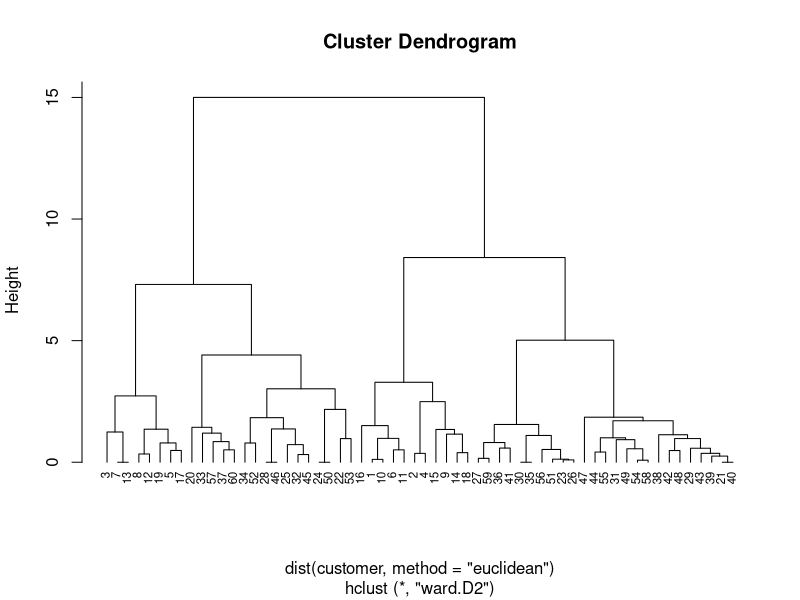
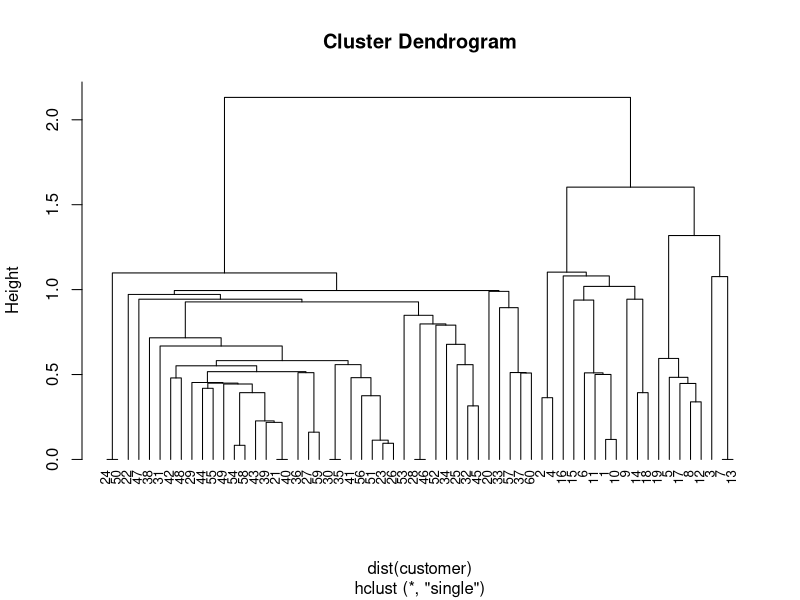
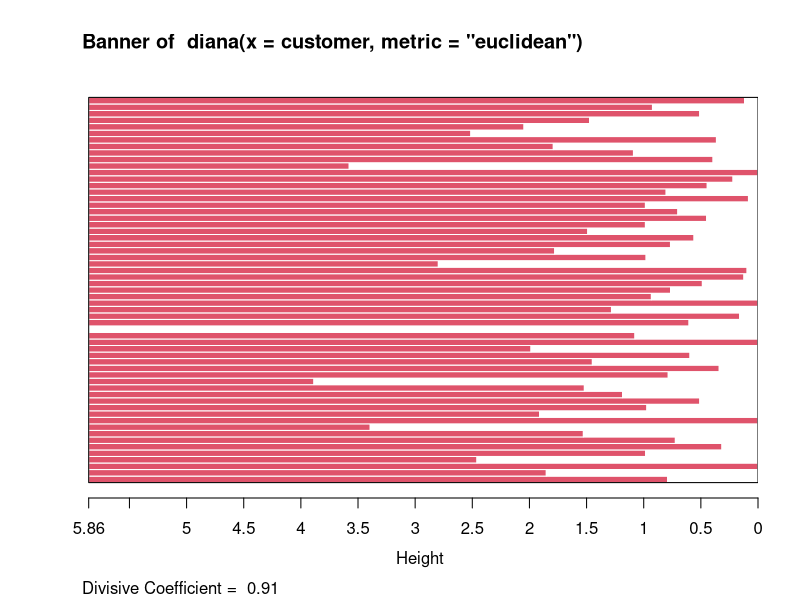
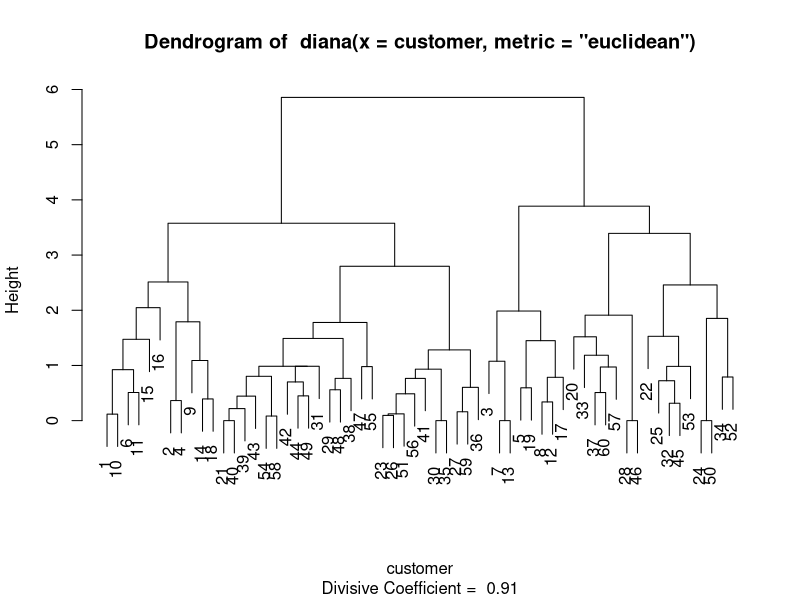
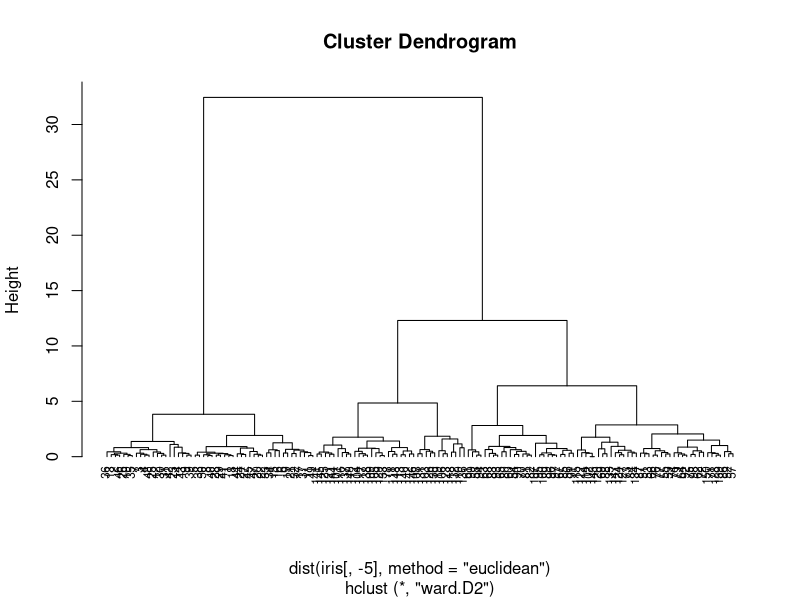
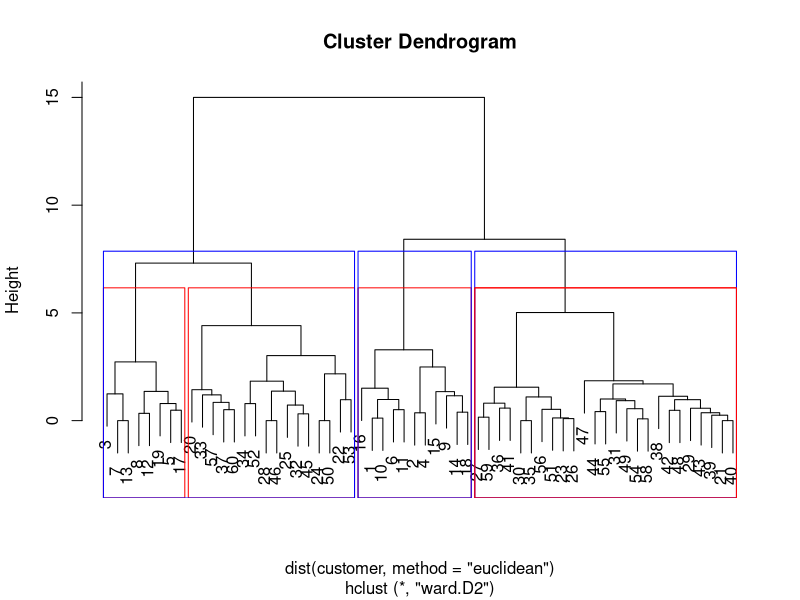
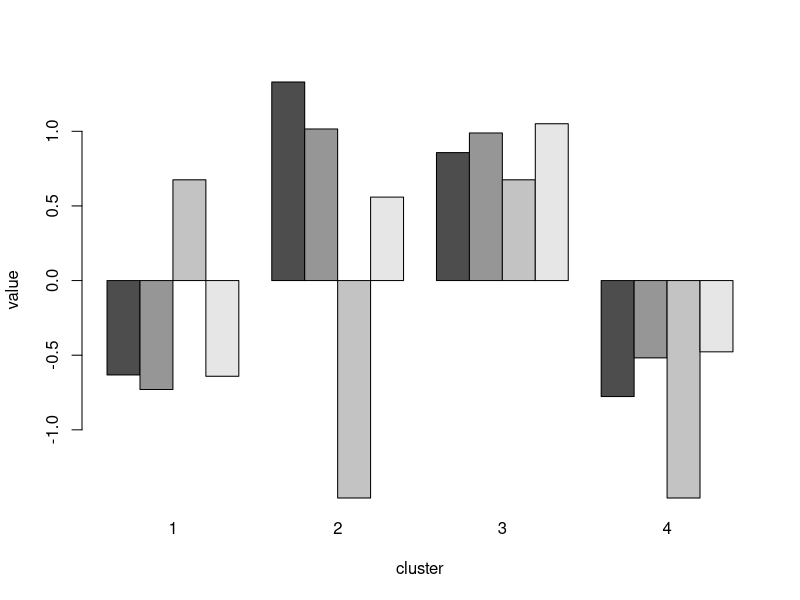
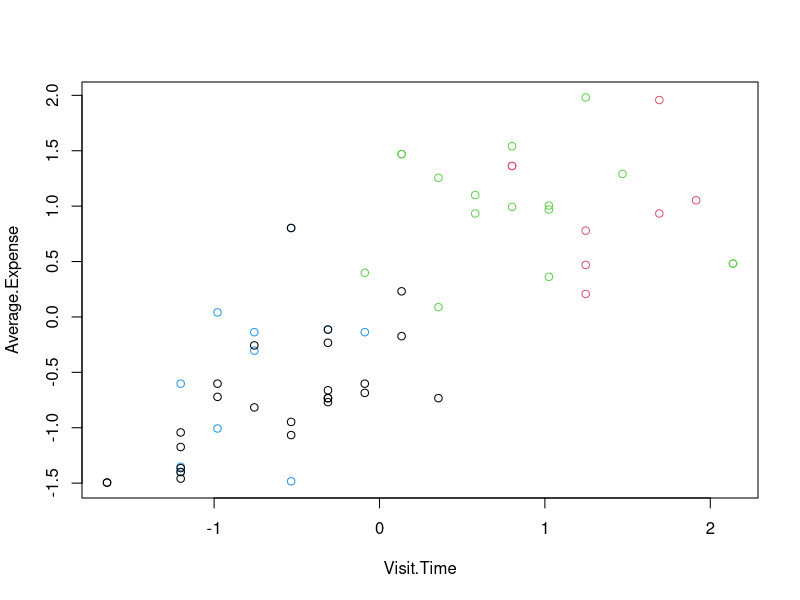

Source code (R) for these figures, in order:
## ---- chunk 1
x =c(0, 0, 1, 1, 1, 1)
y =c(1, 0, 1, 1, 0, 1)

#euclidean
?dist
rbind(x,y)

dist(rbind(x,y), method ="euclidean")
sqrt(sum((x-y)^2))
dist(rbind(x,y), method ="minkowski", p=2)

#city block
dist(rbind(x,y), method ="manhattan")
sum(abs(x-y))
dist(rbind(x,y), method ="minkowski", p=1)
## ---- chunk 2
# customer clustering
customer=read.csv('data/customer.csv',header=TRUE)
head(customer)
str(customer)

#數值變數作正規化
customer =scale(customer[,-1])
?scale

round(mean(customer[,1]),3)
round(sd(customer[,1]),3)

#聚合式
?hclust
hc=hclust(dist(customer, method="euclidean"), method="ward.D2")
plot(hc, hang =-0.01, cex=0.7)

hc3 =hclust(dist(customer), method="single")
plot(hc3, hang =-0.01, cex=0.8)

#分裂式
library(cluster)
#?diana
dv =diana(customer, metric ="euclidean")
summary(dv)
plot(dv)

# iris clustering
data(iris)
hc2=hclust(dist(iris[,-5], method="euclidean"), method="ward.D2")
plot(hc2, hang =-0.01, cex=0.7)
## ---- chunk 3
fit =cutree(hc, k =4)
fit
table(fit)
plot(hc)
rect.hclust(hc, k =4, border="red")
rect.hclust(hc, k =3, border="blue")
rect.hclust(hc, k = 4 , which =4, border="red")
## ---- chunk 4
str(customer)
set.seed(22)
fit =kmeans(customer, 4)
?kmeans

barplot(t(fit$centers), beside =TRUE,xlab="cluster", ylab="value")
?barplot
fit$centers
plot(customer, col=fit$cluster)
## ---- chunk 5
install.packages("cluster")
library(cluster)
clusplot(customer, fit$cluster, color=TRUE, shade=TRUE)

par(mfrow= c(1,2))
clusplot(customer, fit$cluster, color=TRUE, shade=TRUE)
rect(-0.7,-1.7, 2.2,-1.2, border = "orange", lwd=2)
clusplot(customer, fit$cluster, color = TRUE, xlim = c(-
0.7,2.2), ylim = c(-1.7,-1.2))


## ---- chunk 6
set.seed(22)
fit =kmeans(iris[,-5], 3)
barplot(t(fit$centers), beside =TRUE,xlab="cluster", ylab="value")
plot(iris, col=fit$cluster)

plot(iris$Sepal.Length, iris$Petal.Width, col=fit$cluster)
## ---- chunk 7
set.seed(22)
km =kmeans(customer, 4)
kms=silhouette(km$cluster,dist(customer))
summary(kms)
plot(kms)
## ---- chunk 8
nk=2:10
set.seed(22)
WSS =sapply(nk, function(k){kmeans(customer, centers=k)$tot.withinss})

WSS
plot(nk, WSS, type="l", xlab="number of k", ylab="within sum of squares")
## ---- chunk 9
install.packages("fpc")
library(fpc)
#install.packages("robustbase", repos="http://R-Forge.R-project.org")
nk=2:10
SW =sapply(nk, function(k){cluster.stats(dist(customer), kmeans(customer, centers=k)$cluster)$avg.silwidth
  })


kmeans(customer, centers=2)
?cluster.stats
cluster.stats(dist(customer), kmeans(customer, centers=2)$cluster)

plot(nk, SW, type="l", xlab="number of clusers", ylab="average silhouette width")

nk[which.max(SW)]
## ---- chunk 10
single_c=hclust(dist(customer), method="single")
hc_single=cutree(single_c, k =4)

complete_c=hclust(dist(customer), method="complete")
hc_complete=cutree(complete_c, k =4)

set.seed(22)
km =kmeans(customer, 4)

cs=cluster.stats(dist(customer),km$cluster)
cs[c("within.cluster.ss","avg.silwidth")]

q =sapply(
  list(kmeans=km$cluster, 
       hc_single=hc_single, 
       hc_complete=hc_complete), function(c)cluster.stats(dist(customer),c)[c("within.cluster.ss","avg.silwidth")])

plot(q[1,],q[2,],xlab=rownames(q)[1],ylab=rownames(q)[2])


set.seed(22)
km = kmeans(customer, 4)
km$withinss
km$betweenss
## ---- chunk 11
data(iris)
data<-iris[,-5]
class<-iris[,5]

results <-kmeans(data,3)
results
results$size
results$cluster

table(class,results$cluster)
par(mfrow=c(2, 2))
plot(data$Petal.Length, data$Petal.Width,col=results$cluster)
plot(data$Petal.Length, data$Petal.Width,col=class)
plot(data$Sepal.Length, data$Sepal.Width,col=results$cluster)
plot(data$Sepal.Length, data$Sepal.Width,col=class)
## ---- chunk 12
install.packages("mlbench")
# mlbench package provides many methods to generate simulated data with different shapes and sizes.
#In this example, we generate a Cassini problem graph
library(mlbench)
#install.packages("fpc")
library(fpc)
set.seed(2)
p = mlbench.cassini(500)
plot(p$x)

?mlbench.cassini

ds = dbscan(data = dist(p$x),eps= 0.2, MinPts = 2, countmode=NULL, method="dist")
ds
plot(ds, p$x)


y = matrix(0,nrow=3,ncol=2)
y[1,] = c(0,0)
y[2,] = c(0,-1.5)
y[3,] = c(1,1)
y

predict(ds, p$x, y)
